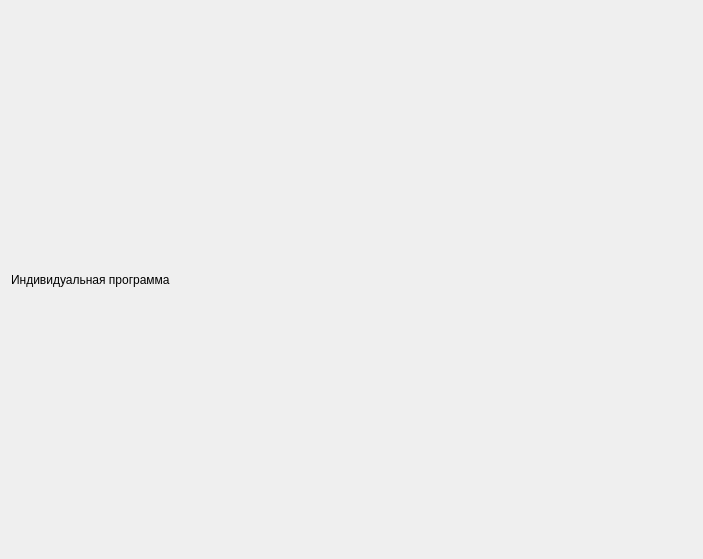
<?xml version="1.0" encoding="UTF-8"?>
<ui version="4.0">
 <class>CommonPPVisualWidget</class>
 <widget class="QWidget" name="CommonPPVisualWidget">
  <property name="geometry">
   <rect>
    <x>0</x>
    <y>0</y>
    <width>703</width>
    <height>559</height>
   </rect>
  </property>
  <property name="windowTitle">
   <string>Form</string>
  </property>
  <layout class="QVBoxLayout" name="verticalLayout">
   <item>
    <widget class="QLabel" name="label">
     <property name="text">
      <string>Индивидуальная программа</string>
     </property>
    </widget>
   </item>
  </layout>
 </widget>
 <resources/>
 <connections/>
</ui>
